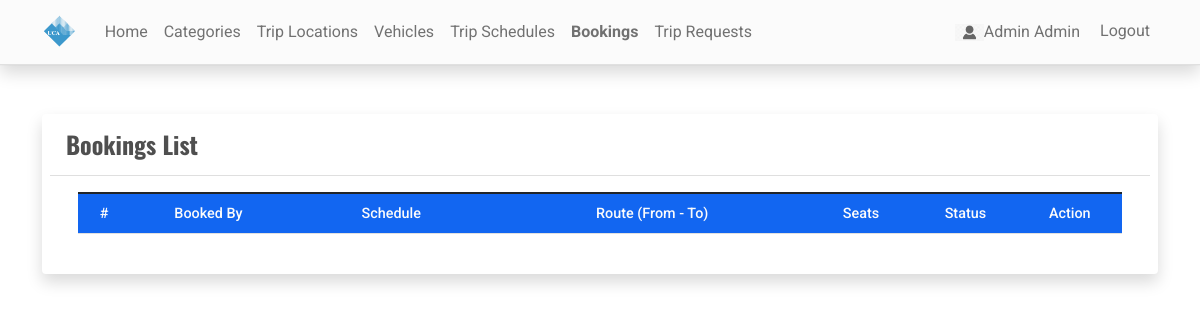
Before: /booking (signed in) with the older database file.
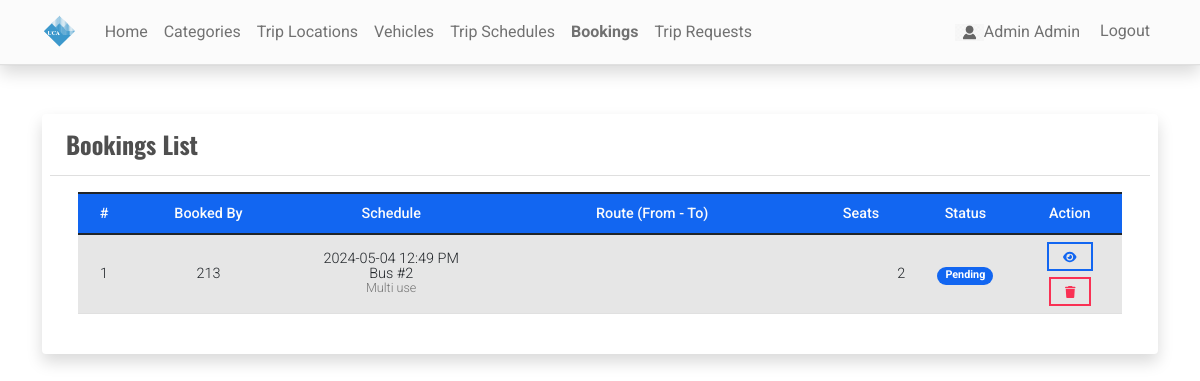
After: the same page with the newer database file.
### reservationApp/models.py (models this page shows, shortened)
class Booking(models.Model):
    user = models.ForeignKey(User, on_delete=models.CASCADE, null=True)  # allow NULL values temporarily
    code = models.CharField(max_length=100)
    name = models.CharField(max_length=250)
    schedule = models.ForeignKey(Schedule,on_delete=models.CASCADE)
    seats = models.IntegerField()
    status = models.CharField(max_length=2, choices=(('1','Pending'),('2','Approved'),('3','Rejected')), default=1)
    date_created = models.DateTimeField(default=timezone.now)
    date_updated = models.DateTimeField(auto_now=True)

class Schedule(models.Model):
    code = models.CharField(max_length=100)
    bus = models.ForeignKey(Bus,on_delete=models.CASCADE)
    depart = models.ForeignKey(Location,on_delete=models.CASCADE, related_name='depart_location')
    destination = models.ForeignKey(Location,on_delete=models.CASCADE, related_name='destination')
    schedule= models.DateTimeField()
    seats_available = models.IntegerField(null=True)  # replaced fare with seats_available
    status = models.CharField(max_length=2, choices=(('1','Active'),('2','Cancelled')), default=1)
    date_created = models.DateTimeField(default=timezone.now)
    date_updated = models.DateTimeField(auto_now=True)
    ABLE_TO_BOOK_CHOICES = [
        ('None', 'None'),
        ('Student', 'Student'),
        ('Staff', 'Staff'),
        ('Faculty', 'Faculty'),
    ]
    able_to_book = models.CharField(
        max_length=10,
        choices=ABLE_TO_BOOK_CHOICES,
        default='None',
    )

class Bus(models.Model):
    category = models.ForeignKey(Category,on_delete=models.CASCADE, blank= True, null = True)
    bus_number = models.CharField(max_length=250)
    seats = models.FloatField(max_length=5, default=0)
    status = models.CharField(max_length=2, choices=(('1','Active'),('2','Inactive')), default=1)
    date_created = models.DateTimeField(default=timezone.now)
    date_updated = models.DateTimeField(auto_now=True)

class Category(models.Model):
    name = models.CharField(max_length=250)
    description = models.TextField()
    status = models.CharField(max_length=2, choices=(('1','Active'),('2','Inactive')), default=1)
    date_created = models.DateTimeField(default=timezone.now)
    date_updated = models.DateTimeField(auto_now=True)
    def __str__(self):
        return self.name

### reservationApp/views.py (the view)
# urls.py: path('booking',views.bookings,name='booking-page'),
@user_passes_test(admin_check)
def bookings(request):
    context['page_title'] = "Bookings"
    bookings = Booking.objects.exclude(status__in=['2', '3'])
    context['bookings'] = bookings
    return render(request, 'bookings.html', context)

### reservationApp/views.py (called while the page is built)
def admin_check(user):
    return user.is_staff

### reservationApp/templates/bookings.html (shortened to what this page needs)
{% extends 'base.html' %} {% load humanize %} {% block pageContent %}
<div class="col-lg-12 col-md-12 col-sm-12 col-xs-12">
    <div class="card card-default p-2 shadow ">
        <div class="card-header">
            <div class="d-flex w-100 align-items-center justify-content-between">
                <h4 class="card-title fw-bold">Bookings List</h4>
            </div>
        </div>
        <div class="card-body">
            <div class="container-fluid">
                <table class="table table-striped" id="booking-list">
                    <colgroup>
                        <col width="5%">
                        <col width="15%">
                        <col width="20%">
                        <col width="30%">
                        <col width="10%">
                        <col width="10%">
                        <col width="10%">
                    </colgroup>
                    <thead>
                        <tr class="bg-primary bg-opacity-50 text-light">
                            <th class="px-2 py-2 text-center">#</th>
                            <th class="px-2 py-2 text-center">Booked By</th>
                            <th class="px-2 py-2 text-center">Schedule</th>
                            <th class="px-2 py-2 text-center">Route (From - To)</th>
                            <th class="px-2 py-2 text-center">Seats</th>
                            <th class="px-2 py-2 text-center">Status</th>
                            <th class="px-2 py-2 text-center">Action</th>
                        </tr>
                    </thead>
                    <tbody class="text-center">
                        {% for booked in bookings %}
                        <tr>
                            <td class="px-2 py-1 align-middle">{{ forloop.counter }}</td>
                            <td class="px-2 py-1 align-middle">{{ booked.name }}</td>
                            <td class="px-2 py-1 align-middle">
                                <div class="lh-1">
                                    <div>{{ booked.schedule.schedule|date:"Y-m-d h:i A" }}</div>
                                    <div>{{ booked.schedule.bus.bus_number }}</div>
                                    <small class="text-muted">{{ booked.schedule.bus.category }}</small>
                                </div>
                            </td>
                            <td class="px-2 py-1 align-middle">
                            </td>
                            <td class="px-2 py-1 align-middle text-end">{{ booked.seats|intcomma }}</td>
                            <td class="px-1 py-1 align-middle text-center">
                                {% if booked.status == '1' %}
                                <span class="badge bg-primary rounded-pill px-2">Pending</span>
                                {% elif booked.status == '2' %}
                                <span class="badge bg-success rounded-pill px-2">Approved</span>
                                {% else %}
                                <span class="badge bg-danger rounded-pill px-2">Rejected</span>
                                {% endif %}
                            </td>
                            <td class="px-2 py-1 align-middle text-center">
                                <a class="btn btn-outline-primary btn-sm view-data" href="javascript:void(0)" data-url="{% url 'veiw-booking' booked.pk %}" title="View Booking">
                                    <i class="fa fa-eye"></i>
                                </a>
                                <button class="btn btn-outline-danger btn-sm delete-data" type="button" value="delete" data-id="{{ booked.pk }}" title="Delete">
                                    <i class="fa fa-trash"></i>
                                </button>
                            </td>
                        </tr>
                        {% endfor %}
                    </tbody>
                </table>
            </div>
        </div>
    </div>
</div>
{% endblock pageContent %}

Changed rows visible on the page:
added Booking: name "213", schedule.schedule "2024-05-04 12:49 PM", schedule.bus.bus_number "Bus #2", schedule.bus.category "Multi use", seats "2", status "Pending"
